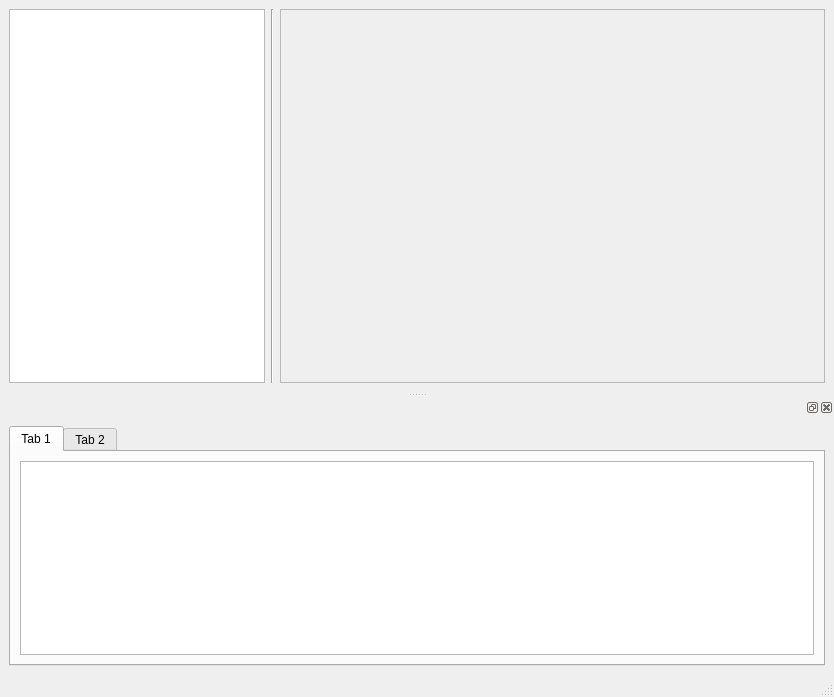
<?xml version="1.0" encoding="UTF-8"?>
<ui version="4.0">
 <class>MainWindow</class>
 <widget class="QMainWindow" name="MainWindow">
  <property name="geometry">
   <rect>
    <x>0</x>
    <y>0</y>
    <width>834</width>
    <height>697</height>
   </rect>
  </property>
  <property name="sizePolicy">
   <sizepolicy hsizetype="Fixed" vsizetype="Expanding">
    <horstretch>0</horstretch>
    <verstretch>0</verstretch>
   </sizepolicy>
  </property>
  <property name="windowTitle">
   <string>MainWindow</string>
  </property>
  <widget class="QWidget" name="centralwidget">
   <layout class="QHBoxLayout" name="horizontalLayout">
    <item>
     <widget class="QListView" name="listView_2">
      <property name="sizePolicy">
       <sizepolicy hsizetype="Fixed" vsizetype="Expanding">
        <horstretch>0</horstretch>
        <verstretch>0</verstretch>
       </sizepolicy>
      </property>
      <property name="resizeMode">
       <enum>QListView::Adjust</enum>
      </property>
     </widget>
    </item>
    <item>
     <widget class="Line" name="line">
      <property name="sizePolicy">
       <sizepolicy hsizetype="Fixed" vsizetype="Expanding">
        <horstretch>0</horstretch>
        <verstretch>0</verstretch>
       </sizepolicy>
      </property>
      <property name="orientation">
       <enum>Qt::Vertical</enum>
      </property>
     </widget>
    </item>
    <item>
     <widget class="QScrollArea" name="scrollArea_2">
      <property name="widgetResizable">
       <bool>true</bool>
      </property>
      <widget class="QWidget" name="scrollAreaWidgetContents_2">
       <property name="geometry">
        <rect>
         <x>0</x>
         <y>0</y>
         <width>543</width>
         <height>476</height>
        </rect>
       </property>
      </widget>
     </widget>
    </item>
   </layout>
  </widget>
  <widget class="QMenuBar" name="menubar">
   <property name="geometry">
    <rect>
     <x>0</x>
     <y>0</y>
     <width>834</width>
     <height>21</height>
    </rect>
   </property>
  </widget>
  <widget class="QStatusBar" name="statusbar"/>
  <widget class="QDockWidget" name="dockWidget_3">
   <attribute name="dockWidgetArea">
    <number>8</number>
   </attribute>
   <widget class="QWidget" name="dockWidgetContents_3">
    <layout class="QGridLayout" name="gridLayout_3">
     <item row="0" column="0">
      <widget class="QTabWidget" name="tabWidget_2">
       <widget class="QWidget" name="tab_3">
        <attribute name="title">
         <string>Tab 1</string>
        </attribute>
        <layout class="QGridLayout" name="gridLayout_5">
         <item row="0" column="0">
          <widget class="QTextBrowser" name="textBrowser"/>
         </item>
        </layout>
       </widget>
       <widget class="QWidget" name="tab_4">
        <attribute name="title">
         <string>Tab 2</string>
        </attribute>
       </widget>
      </widget>
     </item>
    </layout>
   </widget>
  </widget>
 </widget>
 <resources/>
 <connections/>
</ui>
